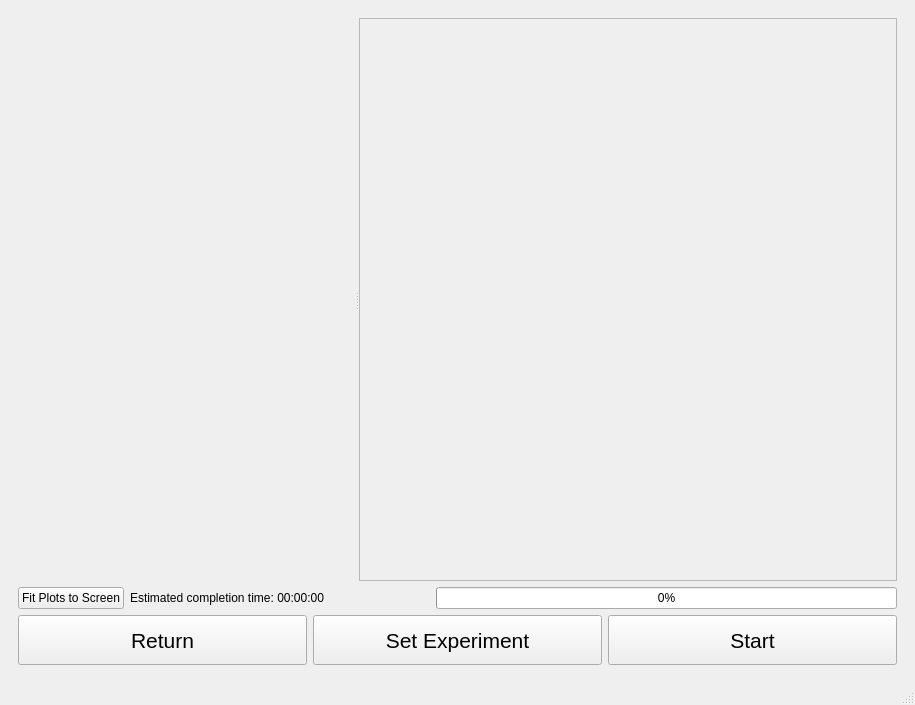
<?xml version="1.0" encoding="UTF-8"?>
<ui version="4.0">
 <class>MainWindow</class>
 <widget class="QMainWindow" name="MainWindow">
  <property name="geometry">
   <rect>
    <x>0</x>
    <y>0</y>
    <width>915</width>
    <height>705</height>
   </rect>
  </property>
  <property name="windowTitle">
   <string>MainWindow</string>
  </property>
  <widget class="QWidget" name="centralwidget">
   <layout class="QGridLayout" name="gridLayout_3">
    <item row="0" column="0">
     <widget class="QStackedWidget" name="stackedWidget">
      <property name="currentIndex">
       <number>1</number>
      </property>
      <widget class="QWidget" name="page_intro">
       <layout class="QGridLayout" name="gridLayout_4">
        <property name="leftMargin">
         <number>0</number>
        </property>
        <property name="topMargin">
         <number>0</number>
        </property>
        <property name="rightMargin">
         <number>0</number>
        </property>
        <property name="bottomMargin">
         <number>0</number>
        </property>
        <item row="0" column="0">
         <layout class="QGridLayout" name="gridLayout_intro">
          <item row="0" column="0">
           <widget class="QLabel" name="label_intro_text">
            <property name="sizePolicy">
             <sizepolicy hsizetype="Expanding" vsizetype="Expanding">
              <horstretch>0</horstretch>
              <verstretch>0</verstretch>
             </sizepolicy>
            </property>
            <property name="font">
             <font>
              <pointsize>20</pointsize>
             </font>
            </property>
            <property name="text">
             <string>Choose an experiment type:</string>
            </property>
            <property name="alignment">
             <set>Qt::AlignCenter</set>
            </property>
           </widget>
          </item>
          <item row="1" column="0">
           <widget class="QPushButton" name="pushButton_transmission">
            <property name="sizePolicy">
             <sizepolicy hsizetype="Expanding" vsizetype="Expanding">
              <horstretch>0</horstretch>
              <verstretch>0</verstretch>
             </sizepolicy>
            </property>
            <property name="font">
             <font>
              <pointsize>20</pointsize>
             </font>
            </property>
            <property name="text">
             <string>Transmission</string>
            </property>
           </widget>
          </item>
          <item row="2" column="0">
           <widget class="QPushButton" name="pushButton_excitation_emission">
            <property name="sizePolicy">
             <sizepolicy hsizetype="Expanding" vsizetype="Expanding">
              <horstretch>0</horstretch>
              <verstretch>0</verstretch>
             </sizepolicy>
            </property>
            <property name="font">
             <font>
              <pointsize>20</pointsize>
             </font>
            </property>
            <property name="text">
             <string>Excitation Emission</string>
            </property>
           </widget>
          </item>
          <item row="3" column="0">
           <widget class="QPushButton" name="pushButton_decay">
            <property name="sizePolicy">
             <sizepolicy hsizetype="Expanding" vsizetype="Expanding">
              <horstretch>0</horstretch>
              <verstretch>0</verstretch>
             </sizepolicy>
            </property>
            <property name="font">
             <font>
              <pointsize>20</pointsize>
             </font>
            </property>
            <property name="text">
             <string>Decay</string>
            </property>
           </widget>
          </item>
         </layout>
        </item>
       </layout>
      </widget>
      <widget class="QWidget" name="page_experiment">
       <layout class="QGridLayout" name="gridLayout_2">
        <item row="0" column="0">
         <widget class="QStackedWidget" name="stackedWidget_experiment">
          <property name="currentIndex">
           <number>2</number>
          </property>
          <widget class="QWidget" name="page_transmission">
           <property name="sizePolicy">
            <sizepolicy hsizetype="Minimum" vsizetype="Preferred">
             <horstretch>0</horstretch>
             <verstretch>0</verstretch>
            </sizepolicy>
           </property>
           <layout class="QGridLayout" name="gridLayout_6">
            <property name="leftMargin">
             <number>0</number>
            </property>
            <property name="topMargin">
             <number>0</number>
            </property>
            <property name="rightMargin">
             <number>0</number>
            </property>
            <property name="bottomMargin">
             <number>0</number>
            </property>
            <item row="0" column="0">
             <widget class="QSplitter" name="splitter_transmission_vertical">
              <property name="orientation">
               <enum>Qt::Horizontal</enum>
              </property>
              <widget class="SpectrometerPlotWidget" name="widget_spectrometerplot_transmission" native="true">
               <property name="sizePolicy">
                <sizepolicy hsizetype="Expanding" vsizetype="Expanding">
                 <horstretch>0</horstretch>
                 <verstretch>0</verstretch>
                </sizepolicy>
               </property>
              </widget>
              <widget class="QScrollArea" name="scrollArea_transmission">
               <property name="sizePolicy">
                <sizepolicy hsizetype="Preferred" vsizetype="Preferred">
                 <horstretch>0</horstretch>
                 <verstretch>0</verstretch>
                </sizepolicy>
               </property>
               <property name="verticalScrollBarPolicy">
                <enum>Qt::ScrollBarAsNeeded</enum>
               </property>
               <property name="horizontalScrollBarPolicy">
                <enum>Qt::ScrollBarAsNeeded</enum>
               </property>
               <property name="sizeAdjustPolicy">
                <enum>QAbstractScrollArea::AdjustIgnored</enum>
               </property>
               <property name="widgetResizable">
                <bool>true</bool>
               </property>
               <widget class="QWidget" name="scrollAreaWidgetContents">
                <property name="geometry">
                 <rect>
                  <x>0</x>
                  <y>0</y>
                  <width>318</width>
                  <height>412</height>
                 </rect>
                </property>
                <property name="sizePolicy">
                 <sizepolicy hsizetype="Preferred" vsizetype="Preferred">
                  <horstretch>0</horstretch>
                  <verstretch>0</verstretch>
                 </sizepolicy>
                </property>
                <layout class="QGridLayout" name="gridLayout_7">
                 <item row="1" column="0">
                  <widget class="XYStageWidget" name="widget_xystage_transmission" native="true">
                   <property name="sizePolicy">
                    <sizepolicy hsizetype="Expanding" vsizetype="Preferred">
                     <horstretch>0</horstretch>
                     <verstretch>0</verstretch>
                    </sizepolicy>
                   </property>
                   <property name="minimumSize">
                    <size>
                     <width>0</width>
                     <height>0</height>
                    </size>
                   </property>
                  </widget>
                 </item>
                 <item row="0" column="0">
                  <widget class="FileWidget" name="widget_file_transmission" native="true">
                   <property name="sizePolicy">
                    <sizepolicy hsizetype="Expanding" vsizetype="Preferred">
                     <horstretch>0</horstretch>
                     <verstretch>0</verstretch>
                    </sizepolicy>
                   </property>
                   <property name="minimumSize">
                    <size>
                     <width>0</width>
                     <height>0</height>
                    </size>
                   </property>
                  </widget>
                 </item>
                 <item row="5" column="0">
                  <widget class="SpectrometerWidget" name="widget_spectrometer_transmission" native="true">
                   <property name="sizePolicy">
                    <sizepolicy hsizetype="Expanding" vsizetype="Preferred">
                     <horstretch>0</horstretch>
                     <verstretch>0</verstretch>
                    </sizepolicy>
                   </property>
                  </widget>
                 </item>
                 <item row="2" column="0">
                  <widget class="XYStagePlotWidget" name="widget_xystageplot_transmission" native="true">
                   <property name="sizePolicy">
                    <sizepolicy hsizetype="Expanding" vsizetype="Fixed">
                     <horstretch>0</horstretch>
                     <verstretch>0</verstretch>
                    </sizepolicy>
                   </property>
                   <property name="minimumSize">
                    <size>
                     <width>300</width>
                     <height>300</height>
                    </size>
                   </property>
                   <property name="maximumSize">
                    <size>
                     <width>16777215</width>
                     <height>16777215</height>
                    </size>
                   </property>
                  </widget>
                 </item>
                 <item row="7" column="0">
                  <spacer name="verticalSpacer">
                   <property name="orientation">
                    <enum>Qt::Vertical</enum>
                   </property>
                   <property name="sizeType">
                    <enum>QSizePolicy::MinimumExpanding</enum>
                   </property>
                   <property name="sizeHint" stdset="0">
                    <size>
                     <width>20</width>
                     <height>40</height>
                    </size>
                   </property>
                  </spacer>
                 </item>
                </layout>
               </widget>
              </widget>
             </widget>
            </item>
           </layout>
          </widget>
          <widget class="QWidget" name="page_excitation_emission">
           <layout class="QGridLayout" name="gridLayout_5">
            <property name="leftMargin">
             <number>0</number>
            </property>
            <property name="topMargin">
             <number>0</number>
            </property>
            <property name="rightMargin">
             <number>0</number>
            </property>
            <property name="bottomMargin">
             <number>0</number>
            </property>
            <item row="0" column="0">
             <widget class="QSplitter" name="splitter_excitation_emission_vertical">
              <property name="sizePolicy">
               <sizepolicy hsizetype="Expanding" vsizetype="Preferred">
                <horstretch>0</horstretch>
                <verstretch>0</verstretch>
               </sizepolicy>
              </property>
              <property name="orientation">
               <enum>Qt::Horizontal</enum>
              </property>
              <widget class="QSplitter" name="splitter_excitation_emission_horizontal">
               <property name="sizePolicy">
                <sizepolicy hsizetype="Preferred" vsizetype="Preferred">
                 <horstretch>0</horstretch>
                 <verstretch>0</verstretch>
                </sizepolicy>
               </property>
               <property name="orientation">
                <enum>Qt::Vertical</enum>
               </property>
               <widget class="SpectrometerPlotWidget" name="widget_spectrometerplot_excitation_emission" native="true">
                <property name="sizePolicy">
                 <sizepolicy hsizetype="Expanding" vsizetype="Expanding">
                  <horstretch>0</horstretch>
                  <verstretch>0</verstretch>
                 </sizepolicy>
                </property>
                <property name="minimumSize">
                 <size>
                  <width>100</width>
                  <height>100</height>
                 </size>
                </property>
               </widget>
               <widget class="PowerMeterPlotWidget" name="widget_powermeterplot_excitation_emission" native="true">
                <property name="sizePolicy">
                 <sizepolicy hsizetype="Expanding" vsizetype="Expanding">
                  <horstretch>0</horstretch>
                  <verstretch>0</verstretch>
                 </sizepolicy>
                </property>
                <property name="minimumSize">
                 <size>
                  <width>200</width>
                  <height>100</height>
                 </size>
                </property>
               </widget>
              </widget>
              <widget class="QScrollArea" name="scrollArea_excitation_emission">
               <property name="sizePolicy">
                <sizepolicy hsizetype="Preferred" vsizetype="Preferred">
                 <horstretch>0</horstretch>
                 <verstretch>0</verstretch>
                </sizepolicy>
               </property>
               <property name="widgetResizable">
                <bool>true</bool>
               </property>
               <widget class="QWidget" name="scrollAreaWidgetContents_4">
                <property name="geometry">
                 <rect>
                  <x>0</x>
                  <y>0</y>
                  <width>318</width>
                  <height>420</height>
                 </rect>
                </property>
                <property name="sizePolicy">
                 <sizepolicy hsizetype="Preferred" vsizetype="Preferred">
                  <horstretch>0</horstretch>
                  <verstretch>0</verstretch>
                 </sizepolicy>
                </property>
                <layout class="QGridLayout" name="gridLayout_8">
                 <item row="1" column="0">
                  <widget class="XYStageWidget" name="widget_xystage_excitation_emission" native="true">
                   <property name="sizePolicy">
                    <sizepolicy hsizetype="Preferred" vsizetype="Preferred">
                     <horstretch>0</horstretch>
                     <verstretch>0</verstretch>
                    </sizepolicy>
                   </property>
                   <property name="minimumSize">
                    <size>
                     <width>0</width>
                     <height>0</height>
                    </size>
                   </property>
                  </widget>
                 </item>
                 <item row="4" column="0">
                  <widget class="PowerMeterWidget" name="widget_powermeter_excitation_emission" native="true">
                   <property name="sizePolicy">
                    <sizepolicy hsizetype="Preferred" vsizetype="Preferred">
                     <horstretch>0</horstretch>
                     <verstretch>0</verstretch>
                    </sizepolicy>
                   </property>
                  </widget>
                 </item>
                 <item row="3" column="0">
                  <widget class="SpectrometerWidget" name="widget_spectrometer_excitation_emission" native="true">
                   <property name="sizePolicy">
                    <sizepolicy hsizetype="Preferred" vsizetype="Preferred">
                     <horstretch>0</horstretch>
                     <verstretch>0</verstretch>
                    </sizepolicy>
                   </property>
                  </widget>
                 </item>
                 <item row="5" column="0">
                  <widget class="LaserWidget" name="widget_laser_excitation_emission" native="true">
                   <property name="sizePolicy">
                    <sizepolicy hsizetype="Preferred" vsizetype="Preferred">
                     <horstretch>0</horstretch>
                     <verstretch>0</verstretch>
                    </sizepolicy>
                   </property>
                  </widget>
                 </item>
                 <item row="0" column="0">
                  <widget class="FileWidget" name="widget_file_excitation_emission" native="true">
                   <property name="sizePolicy">
                    <sizepolicy hsizetype="Preferred" vsizetype="Preferred">
                     <horstretch>0</horstretch>
                     <verstretch>0</verstretch>
                    </sizepolicy>
                   </property>
                   <property name="minimumSize">
                    <size>
                     <width>0</width>
                     <height>0</height>
                    </size>
                   </property>
                  </widget>
                 </item>
                 <item row="6" column="0">
                  <widget class="ShutterControlWidget" name="widget_shuttercontrol_excitation_emission" native="true"/>
                 </item>
                 <item row="7" column="0">
                  <spacer name="verticalSpacer_2">
                   <property name="orientation">
                    <enum>Qt::Vertical</enum>
                   </property>
                   <property name="sizeHint" stdset="0">
                    <size>
                     <width>20</width>
                     <height>40</height>
                    </size>
                   </property>
                  </spacer>
                 </item>
                 <item row="2" column="0">
                  <widget class="XYStagePlotWidget" name="widget_xystageplot_excitation_emission" native="true">
                   <property name="enabled">
                    <bool>true</bool>
                   </property>
                   <property name="sizePolicy">
                    <sizepolicy hsizetype="Preferred" vsizetype="Preferred">
                     <horstretch>0</horstretch>
                     <verstretch>0</verstretch>
                    </sizepolicy>
                   </property>
                   <property name="minimumSize">
                    <size>
                     <width>300</width>
                     <height>300</height>
                    </size>
                   </property>
                   <property name="maximumSize">
                    <size>
                     <width>16777215</width>
                     <height>16777215</height>
                    </size>
                   </property>
                  </widget>
                 </item>
                </layout>
               </widget>
              </widget>
             </widget>
            </item>
           </layout>
          </widget>
          <widget class="QWidget" name="page_decay">
           <layout class="QGridLayout" name="gridLayout">
            <property name="leftMargin">
             <number>0</number>
            </property>
            <property name="topMargin">
             <number>0</number>
            </property>
            <property name="rightMargin">
             <number>0</number>
            </property>
            <property name="bottomMargin">
             <number>0</number>
            </property>
            <item row="0" column="0">
             <widget class="QSplitter" name="splitter_decay_vertical">
              <property name="orientation">
               <enum>Qt::Horizontal</enum>
              </property>
              <widget class="QWidget" name="layoutWidget">
               <layout class="QGridLayout" name="gridLayout_plot_decay">
                <item row="0" column="0">
                 <widget class="DigitizerPlotWidget" name="widget_digitizerplot_decay" native="true">
                  <property name="minimumSize">
                   <size>
                    <width>200</width>
                    <height>100</height>
                   </size>
                  </property>
                 </widget>
                </item>
               </layout>
              </widget>
              <widget class="QScrollArea" name="scrollArea_decay">
               <property name="widgetResizable">
                <bool>true</bool>
               </property>
               <widget class="QWidget" name="scrollAreaWidgetContents_5">
                <property name="geometry">
                 <rect>
                  <x>0</x>
                  <y>0</y>
                  <width>534</width>
                  <height>537</height>
                 </rect>
                </property>
                <layout class="QGridLayout" name="gridLayout_10">
                 <item row="5" column="0">
                  <widget class="ShutterControlWidget" name="widget_shuttercontrol_decay" native="true"/>
                 </item>
                 <item row="4" column="0">
                  <widget class="DigitizerWidget" name="widget_digitizer_decay" native="true"/>
                 </item>
                 <item row="0" column="0">
                  <widget class="FileWidget" name="widget_file_decay" native="true">
                   <property name="sizePolicy">
                    <sizepolicy hsizetype="Preferred" vsizetype="Preferred">
                     <horstretch>0</horstretch>
                     <verstretch>0</verstretch>
                    </sizepolicy>
                   </property>
                   <property name="minimumSize">
                    <size>
                     <width>0</width>
                     <height>0</height>
                    </size>
                   </property>
                  </widget>
                 </item>
                 <item row="3" column="0">
                  <widget class="LaserWidget" name="widget_laser_decay" native="true">
                   <property name="sizePolicy">
                    <sizepolicy hsizetype="Preferred" vsizetype="Preferred">
                     <horstretch>0</horstretch>
                     <verstretch>0</verstretch>
                    </sizepolicy>
                   </property>
                   <property name="minimumSize">
                    <size>
                     <width>0</width>
                     <height>0</height>
                    </size>
                   </property>
                  </widget>
                 </item>
                 <item row="1" column="0">
                  <widget class="XYStageWidget" name="widget_xystage_decay" native="true">
                   <property name="sizePolicy">
                    <sizepolicy hsizetype="Preferred" vsizetype="Preferred">
                     <horstretch>0</horstretch>
                     <verstretch>0</verstretch>
                    </sizepolicy>
                   </property>
                   <property name="minimumSize">
                    <size>
                     <width>0</width>
                     <height>0</height>
                    </size>
                   </property>
                  </widget>
                 </item>
                 <item row="6" column="0">
                  <spacer name="verticalSpacer_3">
                   <property name="orientation">
                    <enum>Qt::Vertical</enum>
                   </property>
                   <property name="sizeHint" stdset="0">
                    <size>
                     <width>20</width>
                     <height>40</height>
                    </size>
                   </property>
                  </spacer>
                 </item>
                 <item row="2" column="0">
                  <widget class="XYStagePlotWidget" name="widget_xystageplot_decay" native="true">
                   <property name="minimumSize">
                    <size>
                     <width>300</width>
                     <height>300</height>
                    </size>
                   </property>
                  </widget>
                 </item>
                </layout>
               </widget>
              </widget>
             </widget>
            </item>
           </layout>
          </widget>
         </widget>
        </item>
        <item row="1" column="0">
         <layout class="QHBoxLayout" name="horizontalLayout">
          <item>
           <widget class="QPushButton" name="pushButton_fit_plots_to_screen">
            <property name="text">
             <string>Fit Plots to Screen</string>
            </property>
           </widget>
          </item>
          <item>
           <widget class="QLabel" name="label_completion_time">
            <property name="minimumSize">
             <size>
              <width>300</width>
              <height>0</height>
             </size>
            </property>
            <property name="text">
             <string>Estimated completion time: 00:00:00</string>
            </property>
           </widget>
          </item>
          <item>
           <widget class="QProgressBar" name="progressBar">
            <property name="value">
             <number>0</number>
            </property>
           </widget>
          </item>
         </layout>
        </item>
        <item row="2" column="0">
         <layout class="QHBoxLayout" name="horizontalLayout_buttons">
          <item>
           <widget class="QPushButton" name="pushButton_return">
            <property name="minimumSize">
             <size>
              <width>0</width>
              <height>50</height>
             </size>
            </property>
            <property name="font">
             <font>
              <pointsize>16</pointsize>
             </font>
            </property>
            <property name="text">
             <string>Return</string>
            </property>
           </widget>
          </item>
          <item>
           <widget class="QPushButton" name="pushButton_alignment_experiment">
            <property name="minimumSize">
             <size>
              <width>0</width>
              <height>50</height>
             </size>
            </property>
            <property name="font">
             <font>
              <pointsize>16</pointsize>
             </font>
            </property>
            <property name="text">
             <string>Set Experiment</string>
            </property>
           </widget>
          </item>
          <item>
           <widget class="QPushButton" name="pushButton_start_experiment">
            <property name="minimumSize">
             <size>
              <width>0</width>
              <height>50</height>
             </size>
            </property>
            <property name="font">
             <font>
              <pointsize>16</pointsize>
             </font>
            </property>
            <property name="text">
             <string>Start</string>
            </property>
           </widget>
          </item>
         </layout>
        </item>
       </layout>
      </widget>
     </widget>
    </item>
   </layout>
  </widget>
  <widget class="QMenuBar" name="menubar">
   <property name="geometry">
    <rect>
     <x>0</x>
     <y>0</y>
     <width>915</width>
     <height>21</height>
    </rect>
   </property>
  </widget>
  <widget class="QStatusBar" name="statusbar"/>
 </widget>
 <customwidgets>
  <customwidget>
   <class>XYStagePlotWidget</class>
   <extends>QWidget</extends>
   <header>gui_action/plot_xystage</header>
   <container>1</container>
  </customwidget>
  <customwidget>
   <class>FileWidget</class>
   <extends>QWidget</extends>
   <header>gui_action/widget_file</header>
   <container>1</container>
  </customwidget>
  <customwidget>
   <class>XYStageWidget</class>
   <extends>QWidget</extends>
   <header>gui_action/widget_xystage</header>
   <container>1</container>
  </customwidget>
  <customwidget>
   <class>SpectrometerPlotWidget</class>
   <extends>QWidget</extends>
   <header>gui_action/plot_spectrometer</header>
   <container>1</container>
  </customwidget>
  <customwidget>
   <class>PowerMeterPlotWidget</class>
   <extends>QWidget</extends>
   <header>gui_action/plot_powermeter</header>
   <container>1</container>
  </customwidget>
  <customwidget>
   <class>LaserWidget</class>
   <extends>QWidget</extends>
   <header>gui_action/widget_laser</header>
   <container>1</container>
  </customwidget>
  <customwidget>
   <class>SpectrometerWidget</class>
   <extends>QWidget</extends>
   <header>gui_action/widget_spectrometer</header>
   <container>1</container>
  </customwidget>
  <customwidget>
   <class>PowerMeterWidget</class>
   <extends>QWidget</extends>
   <header>gui_action/widget_powermeter</header>
   <container>1</container>
  </customwidget>
  <customwidget>
   <class>DigitizerPlotWidget</class>
   <extends>QWidget</extends>
   <header>gui_action/plot_digitizer</header>
   <container>1</container>
  </customwidget>
  <customwidget>
   <class>DigitizerWidget</class>
   <extends>QWidget</extends>
   <header>gui_action/widget_digitizer </header>
   <container>1</container>
  </customwidget>
  <customwidget>
   <class>ShutterControlWidget</class>
   <extends>QWidget</extends>
   <header>gui_action/widget_shuttercontrol</header>
   <container>1</container>
  </customwidget>
 </customwidgets>
 <resources/>
 <connections/>
</ui>
